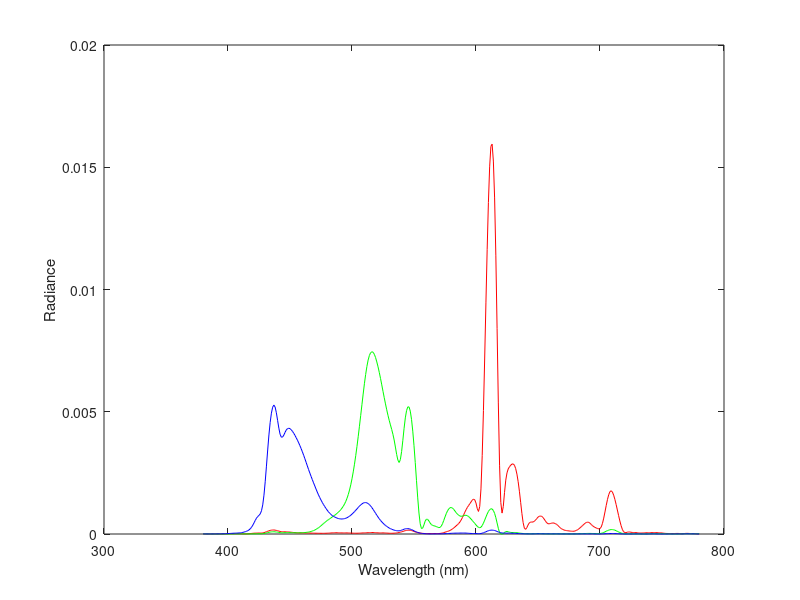

The MATLAB source for this figure: (Note: this script raises an error after producing the figure.)
spectrum = importdata('./spectra_data/spectra.csv');
red = importdata('./spectra_data/red.dat');
green = importdata('./spectra_data/green.dat');
blue = importdata('./spectra_data/blue.dat');

wv = spectrum.data(:, 1);

figure
plot(wv, spectrum.data(:, 2), 'r-')
hold on
plot(wv, spectrum.data(:, 3), 'g-')
plot(wv, spectrum.data(:, 4), 'b-')
xlabel('Wavelength (nm)')
ylabel('Radiance')


xs = [0.6466 0.2216 0.1526];
ys = [0.3311 0.6643 0.0812];
figure
cieplot()
hold on
plot(0.33, 0.33, 'wo')
plot([xs xs(1)], [ys ys(1)], 'ko-')

plot(red.data(:,4), red.data(:,5), 'w.-')
plot(green.data(:,4), green.data(:,5), 'w.-')
plot(blue.data(:,4), blue.data(:,5), 'w.-')